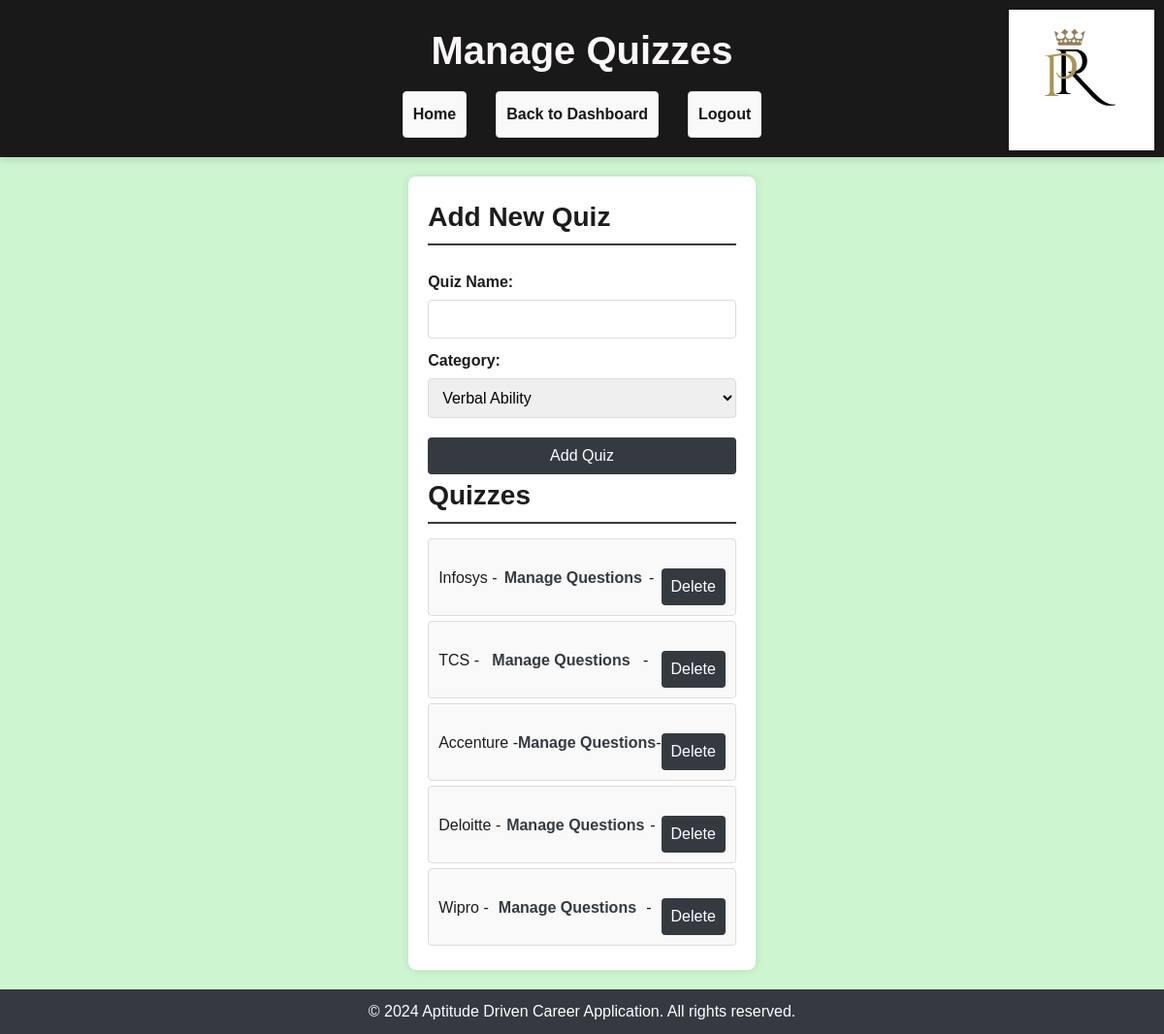
The page /admin/manage_quizzes (signed in) on the database its author committed.
### app.py (models this page shows)
class Quiz(db.Model):
    id = db.Column(db.Integer, primary_key=True)
    name = db.Column(db.String(150), unique=True, nullable=False)
    category_id = db.Column(db.Integer, db.ForeignKey('category.id'), nullable=False)
    category = db.relationship('Category', backref=db.backref('quizzes', lazy=True))

### app.py (the view, shortened to what this page needs)
@app.route('/admin/manage_quizzes', methods=['GET', 'POST'])
def manage_quizzes():
    if 'user_id' not in session or not session.get('is_admin'):
        return redirect(url_for('admin_login'))
    categories = Category.query.all()
    quizzes = Quiz.query.all()
    return render_template('manage_quizzes.html', categories=categories, quizzes=quizzes)

### templates/manage_quizzes.html (shortened to what this page needs)
<!DOCTYPE html>
<html lang="en">
<head>
    <link rel="stylesheet" href="{{ url_for('static', filename='css/styles.css') }}">
</head>
<body>
    <header>
        <img src="{{ url_for('static', filename='images/logo.jpg') }}" alt="Logo" class="logo">
        <h1>Manage Quizzes</h1>
        <nav>
            <ul>
                <li><a href="{{ url_for('home') }}">Home</a></li>
                <li><a href="{{ url_for('admin_dashboard') }}">Back to Dashboard</a></li>
                <li><a href="{{ url_for('admin_logout') }}">Logout</a></li>
            </ul>
        </nav>
    </header>
    <main>
        <section>
            <h2>Add New Quiz</h2>
            <form action="{{ url_for('manage_quizzes') }}" method="POST">
                <label for="name">Quiz Name:</label>
                <input type="text" id="name" name="name" required>
                <label for="category_id">Category:</label>
                <select id="category_id" name="category_id" required>
                    {% for category in categories %}
                        <option value="{{ category.id }}">{{ category.name }}</option>
                    {% endfor %}
                </select>
                <button type="submit">Add Quiz</button>
            </form>
            <h2>Quizzes</h2>
            <ul>
                {% for quiz in quizzes %}
                    <li>{{ quiz.name }}
                        - <a href="{{ url_for('manage_questions', quiz_id=quiz.id) }}">Manage Questions</a>
                        - <form action="{{ url_for('delete_quiz', quiz_id=quiz.id) }}" method="POST" style="display:inline;">
                            <button type="submit" onclick="return confirm('Are you sure you want to delete this quiz?');">Delete</button>
                          </form>
                    </li>
                {% endfor %}
            </ul>
        </section>
    </main>
    <footer>
        <p>&copy; 2024 Aptitude Driven Career Application. All rights reserved.</p>
    </footer>
</body>
</html>

### static/css/styles.css (style rules this page uses)
* { margin: 0; padding: 0; box-sizing: border-box; }
body { background-size: cover; margin: 0; font-family: Arial, sans-serif; }
body { font-family: sans-serif; background-color: rgba(161, 236, 166, 0.521); color: #1c1c1c; line-height: 1.6; display: flex; flex-direction: column; min-height: 100vh; }
header { background: #19191a; color: #fdf8f8; padding: 20px 0; text-align: center; box-shadow: 0 4px 6px rgba(0, 0, 0, 0.1); }
header h1 { margin: 0; font-size: 2.5em; font-weight: 700; }
.logo { position: absolute; top: 10px; right: 10px; width: 150px; height: 145px; }
nav ul { list-style: none; padding: 0; display: flex; justify-content: center; margin-top: 10px; }
nav ul li { margin: 0 15px; }
nav ul li a { color: #181616; text-decoration: none; font-weight: bold; transition: color 0.3s; }
main { padding: 20px; background: #fff; margin: 20px auto; max-width: 800px; box-shadow: 0 0 10px rgba(0, 0, 0, 0.1); border-radius: 8px; flex: 1; }
section { margin-bottom: 0 auto; }
h2 { margin-top: 0; font-size: 1.75em; border-bottom: 2px solid #343a40; padding-bottom: 5px; margin-bottom: 15px; }
form { display: flex; flex-direction: column; }
form label { margin-top: 10px; font-weight: bold; }
form input, form select, form button, form textarea { padding: 10px; margin-top: 5px; font-size: 16px; border-radius: 4px; border: 1px solid #ddd; }
form button { background: #343a40; color: #fff; border: none; cursor: pointer; transition: background 0.3s; margin-top: 20px; }
ul { list-style: none; padding: 0; }
ul li { background: #f9f9f9; margin: 5px 0; padding: 10px; border: 1px solid #ddd; border-radius: 4px; display: flex; justify-content: space-between; align-items: center; }
ul li a { text-decoration: none; color: #343a40; font-weight: bold; transition: color 0.3s; }
footer { background: #343a40; color: #fff; text-align: center; padding: 10px 0; width: 100%; margin-top: auto; }

### rows shown on the page
Quiz: name "Infosys"
Quiz: name "TCS"
Quiz: name "Accenture"
Quiz: name "Deloitte"
Quiz: name "Wipro"

### other values the page prints
form field category_id "Verbal Ability"
